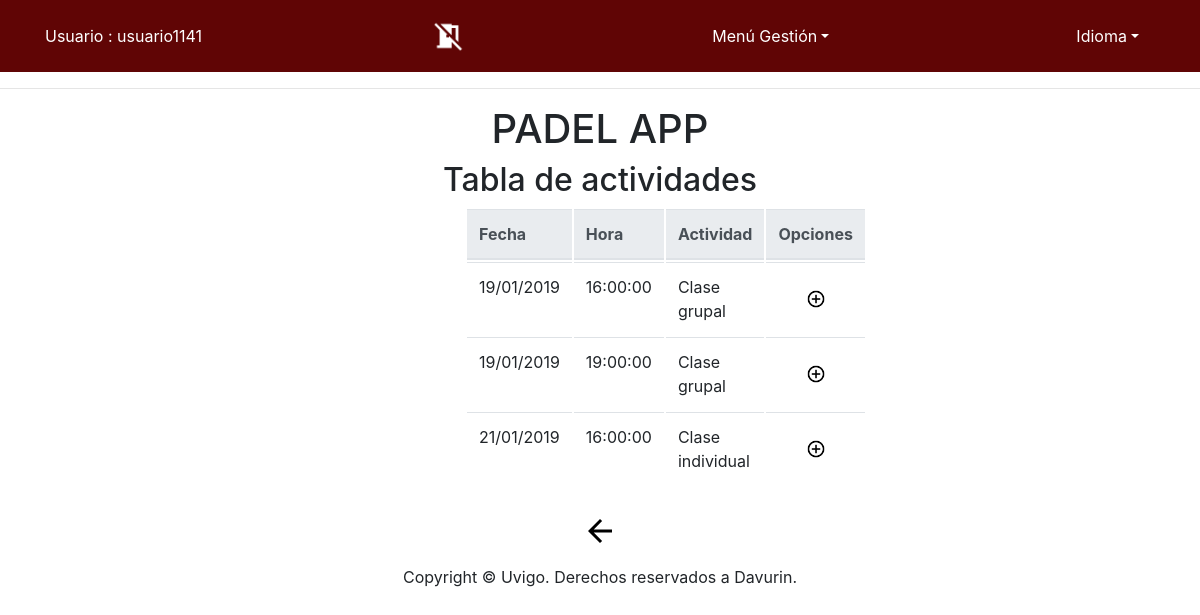
The page /app/Controllers/ACT_CONTROLLER.php (signed in) on the database its author committed.
### tables this page shows
CREATE TABLE IF NOT EXISTS `EscuelaDeportiva` (
  `Fecha` DATE NOT NULL,
  `Hora` TIME NOT NULL,
  `Actividad` VARCHAR(45) NOT NULL,
  PRIMARY KEY (`Fecha`, `Hora`, `Actividad`));

### app/Controllers/ACT_CONTROLLER.php (called while the page is built, shortened)
<?php
include '../Functions/Comprobar_Disponibilidad.php';
include '../Models/ACT_MODEL.php';
include '../Views/ACTIVIDADES/ACT_SHOWALL_View.php';
switch ( $_REQUEST[ 'action' ] ) {
	default:
		if($_SESSION['tipo'] == 'Admin' ||$_SESSION['tipo'] == 'Deportista'){
				if ( !$_POST ) {
					$ACT = new ACT_MODEL( '', '', '');
				} else {
					$ACT = get_data_form();
				}
				if($_SESSION['tipo'] == 'Admin'){
					$datos = $ACT->SEARCH();
				}else{
					$datos = $ACT->SEARCH();
				}
				$lista = array('Fecha','Hora', 'Actividad');
				new ACT_SHOWALL( $lista, $datos);
		}else{
			new MESSAGE( 'El usuario no tiene los permisos necesarios', '../Controllers/USUARIO_CONTROLLER.php' );
		}
}
?>

### app/Models/ACT_MODEL.php (called while the page is built, shortened)
<?php
class ACT_MODEL{
	var	$fecha;
	var	$hora;
	var $actividad;
	var $mysqli;
	function __construct($fecha,$hora,$actividad) {
		$this->fecha = $fecha;
        $this->hora=$hora;
		$this->actividad=$actividad;
		include_once '../Functions/BdAdmin.php';
		$this->mysqli = ConectarBD();
	}
	function SEARCH() {
		$sql = "select
					Hora,
					Fecha,
					Actividad
       			from EscuelaDeportiva
    			where
    				(
                    (BINARY Fecha LIKE '%$this->fecha%') &&
    				(BINARY Hora LIKE '%$this->hora%') &&
					(BINARY Actividad LIKE '%$this->actividad%')
    				)";
		if ( !( $resultado = $this->mysqli->query( $sql ) ) ) {
			return 'Error en la consulta sobre la base de datos';
		} else {
			return $resultado;
		}
	}
}
?>

### app/Functions/BdAdmin.php (called while the page is built, shortened)
<?php
function ConectarBD()
{
	    $mysqli = new mysqli("localhost", "user", "pass", "abpbase");
		return $mysqli;
}
?>

### app/Views/ACTIVIDADES/ACT_SHOWALL_View.php (the view, shortened to what this page needs)
<?php
class ACT_SHOWALL {
	function __construct( $lista, $datos) {
		$this->lista = $lista;
		$this->datos = $datos;
		$this->render($this->lista,$this->datos);
	}
	function render($lista,$datos){
		$this->datos = $datos;
	include '../Views/Header.php';
?>
		<div class="seccion" align="center">
			<h2>
				<?php echo $strings['Tabla de actividades'];?>
			</h2>
			<div class="col-md-3">
			<table class="table">
				<thead class="thead-light">
				<tr>
<?php
					foreach ( $lista as $atributo ) {
?>
						<th>
							<?php echo $strings[$atributo]?>
						</th>
<?php
					}
?>
					<th>
						<?php echo $strings['Opciones']?>
					</th>
				</tr>
<?php
				while ( $fila = mysqli_fetch_array( $this->datos ) ) {
?>
				<tr>
<?php
					foreach ( $lista as $atributo ) {
?>
					<td>
<?php
 				if($atributo == 'Fecha'){
					echo date( "d/m/Y", strtotime( $fila[ $atributo ] ) );
				}else{
							echo $fila[ $atributo ];
				}
?>
					</td>
<?php
					}
					if($_SESSION['tipo'] == 'Admin'){
?>
					<td align="center">
						<form action="../Controllers/ACT_CONTROLLER.php" method="get" style="display:inline" >
							<input type="hidden" name="Fecha" value="<?php echo $fila['Fecha']; ?>">
							<input type="hidden" name="Hora" value="<?php echo $fila['Hora']; ?>">
							<input type="hidden" name="Actividad" value="<?php echo $fila['Actividad']; ?>">
								<button id ="buttonBien" type="submit" name="action" value="DELETE" ><img src="../Views/icon/delete_big.png" alt="<?php echo $strings['Eliminar']?>" width="20" height="20" /></button>
								<button id ="buttonBien" type="submit" name="action" value="SHOWCURRENT" ><img src="../Views/icon/verdetalles_2.jpg" alt="<?php echo $strings['Ver en detalle']?>" width="20" height="20"/></button>
						</form>
<?php
					}else{
?>
						<td align="center">
						<form action="../Controllers/INSACT_CONTROLLER.php" method="get" style="display:inline" >
								<button id ="buttonBien" type="submit" name="action" value="INSCRIPCION" ><img src="../Views/icon/add_big.png" alt="<?php echo $strings['Añadir']?>" width="20" height="20"/></button>
						</form>
<?php
				}
?>
				</tr>
<?php
					   }
?>
				</thead>
			</table>
			</div>
			<form action='../Controllers/DEFAULT_CONTROLLER.php' method="post">
				<button id ="buttonBien" type="submit"><img src="../Views/icon/back_big2.png" alt="<?php echo $strings['Atras']?>" /></button>
			</form>
		</div>
<?php
		include '../Views/Footer.php';
		}
	}
?>

### rows shown on the page
escueladeportiva: Fecha "19/01/2019", Hora "16:00:00", Actividad "Clase grupal"
escueladeportiva: Fecha "19/01/2019", Hora "19:00:00", Actividad "Clase grupal"
escueladeportiva: Fecha "21/01/2019", Hora "16:00:00", Actividad "Clase individual"

### other values the page prints
$strings['Usuario'] "Usuario"
$_SESSION['login'] "usuario1141"
$strings['menuGestion'] "Menú Gestión"
$strings['idioma'] "Idioma"
$strings['Tabla de actividades'] "Tabla de actividades"
$strings[$atributo] "Fecha"
$strings[$atributo] "Hora"
$strings[$atributo] "Actividad"
$strings['Opciones'] "Opciones"
